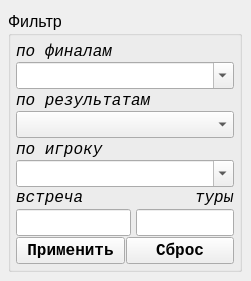
      <widget class="QWidget" name="page_11">
       <widget class="QGroupBox" name="groupBox_filter_group_2">
        <property name="geometry">
         <rect>
          <x>8</x>
          <y>11</y>
          <width>234</width>
          <height>261</height>
         </rect>
        </property>
        <property name="font">
         <font>
          <pointsize>12</pointsize>
          <weight>50</weight>
          <bold>false</bold>
         </font>
        </property>
        <property name="title">
         <string>Фильтр</string>
        </property>
        <layout class="QVBoxLayout" name="verticalLayout_28">
         <property name="spacing">
          <number>1</number>
         </property>
         <property name="leftMargin">
          <number>5</number>
         </property>
         <property name="topMargin">
          <number>5</number>
         </property>
         <property name="rightMargin">
          <number>5</number>
         </property>
         <property name="bottomMargin">
          <number>5</number>
         </property>
         <item>
          <layout class="QVBoxLayout" name="verticalLayout_31">
           <property name="spacing">
            <number>1</number>
           </property>
           <item>
            <widget class="QLabel" name="label_36">
             <property name="font">
              <font>
               <family>Courier New</family>
               <pointsize>12</pointsize>
               <italic>true</italic>
              </font>
             </property>
             <property name="text">
              <string>по финалам</string>
             </property>
            </widget>
           </item>
           <item>
            <widget class="QComboBox" name="comboBox_filter_final">
             <property name="editable">
              <bool>true</bool>
             </property>
            </widget>
           </item>
          </layout>
         </item>
         <item>
          <layout class="QVBoxLayout" name="verticalLayout_30">
           <property name="spacing">
            <number>1</number>
           </property>
           <item>
            <widget class="QLabel" name="label_37">
             <property name="font">
              <font>
               <family>Courier New</family>
               <pointsize>12</pointsize>
               <italic>true</italic>
              </font>
             </property>
             <property name="text">
              <string>по результатам</string>
             </property>
            </widget>
           </item>
           <item>
            <widget class="QComboBox" name="comboBox_filter_played_fin"/>
           </item>
          </layout>
         </item>
         <item>
          <layout class="QVBoxLayout" name="verticalLayout_29">
           <property name="spacing">
            <number>1</number>
           </property>
           <item>
            <widget class="QLabel" name="label_39">
             <property name="font">
              <font>
               <family>Courier New</family>
               <pointsize>12</pointsize>
               <italic>true</italic>
              </font>
             </property>
             <property name="text">
              <string>по игроку</string>
             </property>
            </widget>
           </item>
           <item>
            <widget class="QComboBox" name="comboBox_find_name_fin">
             <property name="font">
              <font>
               <pointsize>12</pointsize>
              </font>
             </property>
             <property name="editable">
              <bool>true</bool>
             </property>
            </widget>
           </item>
          </layout>
         </item>
         <item>
          <layout class="QVBoxLayout" name="verticalLayout_27">
           <property name="spacing">
            <number>1</number>
           </property>
           <item>
            <layout class="QHBoxLayout" name="horizontalLayout_19">
             <item>
              <widget class="QLabel" name="label_43">
               <property name="sizePolicy">
                <sizepolicy hsizetype="Minimum" vsizetype="Preferred">
                 <horstretch>0</horstretch>
                 <verstretch>0</verstretch>
                </sizepolicy>
               </property>
               <property name="font">
                <font>
                 <family>Courier New</family>
                 <pointsize>12</pointsize>
                 <italic>true</italic>
                </font>
               </property>
               <property name="text">
                <string>&lt;html&gt;&lt;head/&gt;&lt;body&gt;&lt;p&gt;встреча&lt;/p&gt;&lt;/body&gt;&lt;/html&gt;</string>
               </property>
              </widget>
             </item>
             <item>
              <spacer name="horizontalSpacer_9">
               <property name="orientation">
                <enum>Qt::Horizontal</enum>
               </property>
               <property name="sizeHint" stdset="0">
                <size>
                 <width>40</width>
                 <height>20</height>
                </size>
               </property>
              </spacer>
             </item>
             <item>
              <widget class="QLabel" name="label_51">
               <property name="sizePolicy">
                <sizepolicy hsizetype="Minimum" vsizetype="Preferred">
                 <horstretch>0</horstretch>
                 <verstretch>0</verstretch>
                </sizepolicy>
               </property>
               <property name="font">
                <font>
                 <family>Courier New</family>
                 <pointsize>12</pointsize>
                 <italic>true</italic>
                </font>
               </property>
               <property name="text">
                <string>&lt;html&gt;&lt;head/&gt;&lt;body&gt;&lt;p&gt;туры&lt;/p&gt;&lt;/body&gt;&lt;/html&gt;</string>
               </property>
              </widget>
             </item>
            </layout>
           </item>
           <item>
            <layout class="QHBoxLayout" name="horizontalLayout_18">
             <property name="spacing">
              <number>5</number>
             </property>
             <item>
              <widget class="QLineEdit" name="lineEdit_num_game_fin">
               <property name="sizePolicy">
                <sizepolicy hsizetype="Preferred" vsizetype="Fixed">
                 <horstretch>0</horstretch>
                 <verstretch>0</verstretch>
                </sizepolicy>
               </property>
               <property name="font">
                <font>
                 <weight>75</weight>
                 <bold>true</bold>
                </font>
               </property>
               <property name="alignment">
                <set>Qt::AlignCenter</set>
               </property>
              </widget>
             </item>
             <item>
              <spacer name="horizontalSpacer_8">
               <property name="orientation">
                <enum>Qt::Horizontal</enum>
               </property>
               <property name="sizeHint" stdset="0">
                <size>
                 <width>40</width>
                 <height>20</height>
                </size>
               </property>
              </spacer>
             </item>
             <item>
              <widget class="QLineEdit" name="lineEdit_tour">
               <property name="sizePolicy">
                <sizepolicy hsizetype="Preferred" vsizetype="Fixed">
                 <horstretch>0</horstretch>
                 <verstretch>0</verstretch>
                </sizepolicy>
               </property>
               <property name="alignment">
                <set>Qt::AlignCenter</set>
               </property>
              </widget>
             </item>
            </layout>
           </item>
          </layout>
         </item>
         <item>
          <layout class="QHBoxLayout" name="horizontalLayout_17">
           <property name="spacing">
            <number>1</number>
           </property>
           <item>
            <widget class="QPushButton" name="Button_filter_fin">
             <property name="font">
              <font>
               <family>Courier New</family>
               <pointsize>12</pointsize>
               <weight>75</weight>
               <bold>true</bold>
              </font>
             </property>
             <property name="text">
              <string>Применить</string>
             </property>
            </widget>
           </item>
           <item>
            <widget class="QPushButton" name="Button_reset_filter_fin">
             <property name="font">
              <font>
               <family>Courier New</family>
               <pointsize>12</pointsize>
               <weight>75</weight>
               <bold>true</bold>
              </font>
             </property>
             <property name="text">
              <string>Сброс</string>
             </property>
            </widget>
           </item>
          </layout>
         </item>
        </layout>
       </widget>
      </widget>
